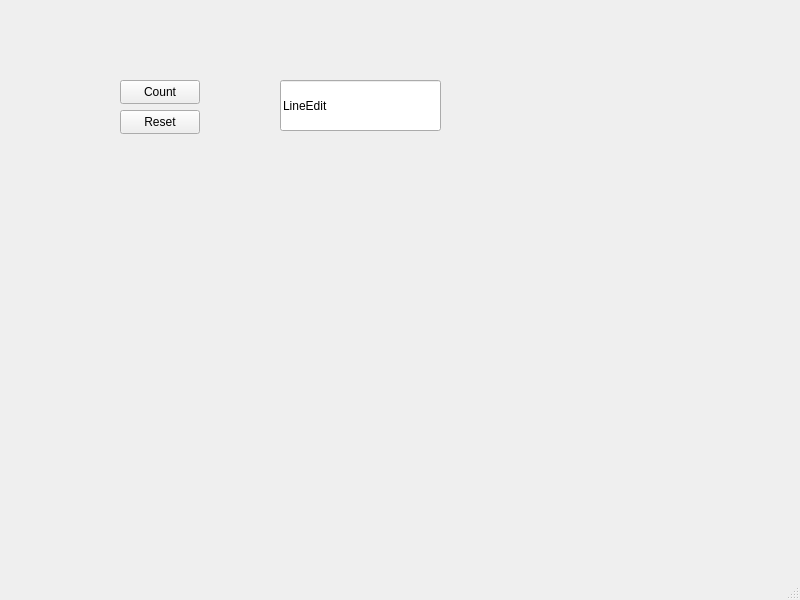
<?xml version="1.0" encoding="UTF-8"?>
<ui version="4.0">
 <class>MainWindow</class>
 <widget class="QMainWindow" name="MainWindow">
  <property name="geometry">
   <rect>
    <x>0</x>
    <y>0</y>
    <width>800</width>
    <height>600</height>
   </rect>
  </property>
  <property name="windowTitle">
   <string>MainWindow</string>
  </property>
  <widget class="QWidget" name="centralwidget">
   <widget class="QPushButton" name="btnCount">
    <property name="geometry">
     <rect>
      <x>120</x>
      <y>80</y>
      <width>80</width>
      <height>24</height>
     </rect>
    </property>
    <property name="text">
     <string>Count</string>
    </property>
   </widget>
   <widget class="QPushButton" name="btnReset">
    <property name="geometry">
     <rect>
      <x>120</x>
      <y>110</y>
      <width>80</width>
      <height>24</height>
     </rect>
    </property>
    <property name="text">
     <string>Reset</string>
    </property>
   </widget>
   <widget class="QLineEdit" name="LineEdit">
    <property name="geometry">
     <rect>
      <x>280</x>
      <y>80</y>
      <width>161</width>
      <height>51</height>
     </rect>
    </property>
    <property name="text">
     <string>LineEdit</string>
    </property>
   </widget>
  </widget>
  <widget class="QMenuBar" name="menubar">
   <property name="geometry">
    <rect>
     <x>0</x>
     <y>0</y>
     <width>800</width>
     <height>21</height>
    </rect>
   </property>
  </widget>
  <widget class="QStatusBar" name="statusbar"/>
 </widget>
 <resources/>
 <connections/>
</ui>
